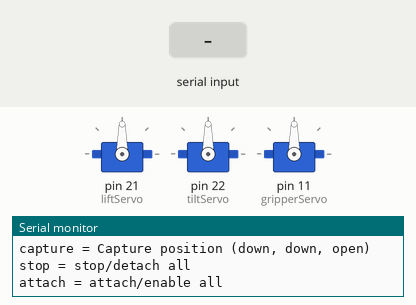
This sketch was run on a simulated Arduino Mega 2560, built with avr-gcc and run on an emulated ATmega2560. Parts: 3 × servo, the last lines printed to the serial monitor. The test bench sets the inputs (shaded band).

Above: at 1.4 s.
1.5 s: "home\n" received over Serial
At 1.9 s:
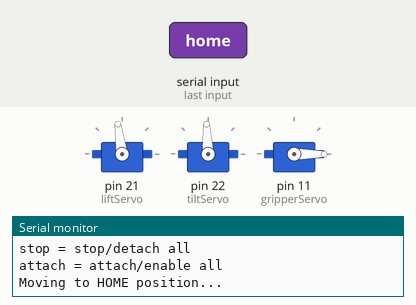
3.0 s: "hold\n" received over Serial
At 4.2 s:
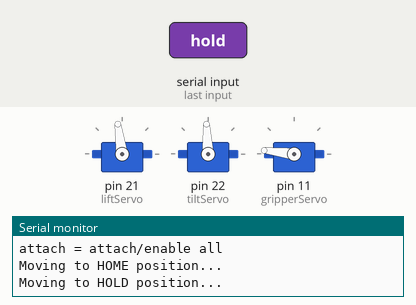
4.5 s: "lift\n" received over Serial
At 5.4 s:
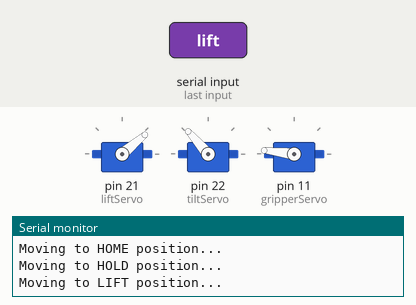
6.0 s: "grip\n" received over Serial
At 6.5 s:
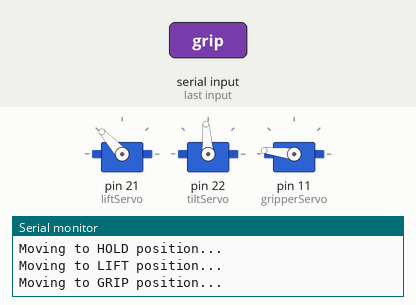
Timing chart, 0 to 8.5 s (numbered marks = the images above; inputs shaded):
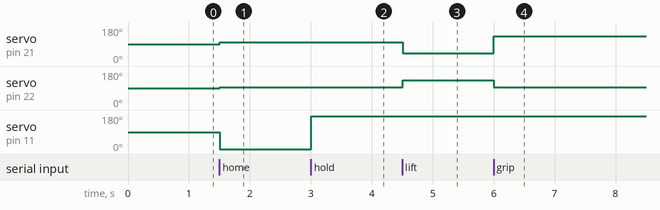

The sketch:

overall_test_servos.ino
```cpp
#include <Servo.h>

Servo liftServo;    // Pin 21, max-1506-down, min-960-up, mid-1550-mid
Servo tiltServo;    // Pin 22, max-1890-up, min-1515-down, mid-1500-flat
Servo gripperServo; // Pin 11, max-2330-close, min-500-open, mid-1440-semiopen

bool servosAttached = true;

void setup() {
  Serial.begin(9600);

  liftServo.attach(21);
  tiltServo.attach(22);
  gripperServo.attach(11);

  Serial.println("All Servos Test - Commands:");
  Serial.println("home = Home position (mid, flat, open)");
  Serial.println("hold = Hold position (mid, flat, close)");
  Serial.println("lift = Lift position (up, up, close)");
  Serial.println("grip = Grip position (down, down, close)");
  Serial.println("capture = Capture position (down, down, open)");
  Serial.println("stop = stop/detach all");
  Serial.println("attach = attach/enable all");
}

void loop() {
  if (Serial.available() > 0) {
    String cmd = Serial.readStringUntil('\n');
    cmd.trim();
    cmd.toLowerCase();

    if (cmd == "home" && servosAttached) {
      Serial.println("Moving to HOME position...");
      liftServo.writeMicroseconds(1550);   // mid
      tiltServo.writeMicroseconds(1500);   // flat
      gripperServo.writeMicroseconds(500); // open
    }
    else if (cmd == "hold" && servosAttached) {
      Serial.println("Moving to HOLD position...");
      liftServo.writeMicroseconds(1550);   // mid
      tiltServo.writeMicroseconds(1500);   // flat
      gripperServo.writeMicroseconds(2330); // close
    }
    else if (cmd == "lift" && servosAttached) {
      Serial.println("Moving to LIFT position...");
      liftServo.writeMicroseconds(960);   // up
      tiltServo.writeMicroseconds(1890);   // up
      gripperServo.writeMicroseconds(2330); // close
    }
    else if (cmd == "grip" && servosAttached) {
      Serial.println("Moving to GRIP position...");
      liftServo.writeMicroseconds(1900);   // down
      tiltServo.writeMicroseconds(1515);   // down
      gripperServo.writeMicroseconds(2330); // close
    }
    else if (cmd == "capture" && servosAttached) {
      Serial.println("Moving to CAPTURE position...");
      liftServo.writeMicroseconds(1506);   // down
      tiltServo.writeMicroseconds(1515);   // down
      gripperServo.writeMicroseconds(500); // open
    }
    else if (cmd == "stop") {
      Serial.println("Stopping all servos...");
      liftServo.detach();
      tiltServo.detach();
      gripperServo.detach();
      servosAttached = false;
    }
    else if (cmd == "attach") {
      Serial.println("Attaching all servos...");
      liftServo.attach(21);
      tiltServo.attach(22);
      gripperServo.attach(11);
      servosAttached = true;
    }
    else if (!servosAttached) {
      Serial.println("Servos detached! Type 'attach' to enable first.");
    }
    else {
      Serial.println("Unknown command! Available: home, hold, lift, grip, capture, stop, attach");
    }
  }
}
```

Measured:
- after the input at 1.5 s, servo on pin 21 (liftServo): 90° → 98° at once; servo on pin 22 (tiltServo): 90° → 93° at once; servo on pin 11 (gripperServo): 90° → 0° at once
- after the input at 3.0 s, servo on pin 11 (gripperServo): 0° → 173° at once
- after the input at 4.5 s, servo on pin 21 (liftServo): 98° → 40° at once; servo on pin 22 (tiltServo): 93° → 131° at once
- after the input at 6.0 s, servo on pin 21 (liftServo): 40° → 132° at once; servo on pin 22 (tiltServo): 131° → 94° at once
